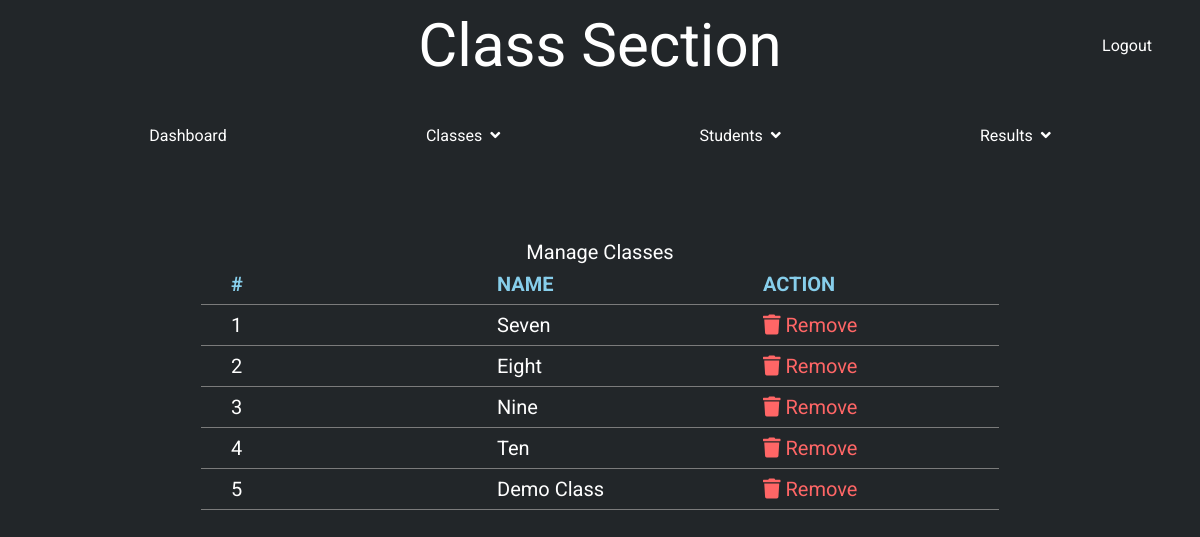
The page /manage_classes.php (signed in) on the database its author committed.
### tables this page shows
CREATE TABLE `class` (
  `name` varchar(30) NOT NULL,
  `id` int(3) NOT NULL
);

### manage_classes.php (the view, shortened to what this page needs)
<!DOCTYPE html>
<html lang="en">
<head>
    <link rel="stylesheet" href="css/home.css">
    <link rel="stylesheet" href="https://pro.fontawesome.com/releases/v5.10.0/css/all.css"/>
    <link rel="stylesheet" type='text/css' href="css/manage.css">
</head>
<body>
    <div class="title">
        <a href="dashboard.php"><img src="./images/logo1.png" alt="" class="logo"></a>
        <span class="heading">Class Section</span>
        <a href="logout.php" style="color: white; text-decoration:none;"><span class="fa fa-sign-out"></span> Logout</a>
    </div>
    <div class="nav">
        <ul>
            <li>
                <a href="dashboard.php">Dashboard</a>
            </li>
            <li class="dropdown" onclick="toggleDisplay('1')">
                <a href="" class="dropbtn">Classes &nbsp
                    <span class="fa fa-angle-down"></span>
                </a>
            </li>
            <li class="dropdown" onclick="toggleDisplay('2')">
                <a href="#" class="dropbtn">Students &nbsp
                    <span class="fa fa-angle-down"></span>
                </a>
            </li>
            <li class="dropdown" onclick="toggleDisplay('3')">
                <a href="#" class="dropbtn">Results &nbsp
                    <span class="fa fa-angle-down"></span>
                </a>
            </li>
        </ul>
    </div>
    <div class="main">
        <?php
            include('session.php');
            $sql = "SELECT `name`, `id` FROM `class`";
            $result = mysqli_query($conn, $sql);
            if (mysqli_num_rows($result) > 0) {
               echo "<table>
                <caption>Manage Classes</caption>
                <tr>
                <th>#</th>
                <th>NAME</th>
                <th>ACTION</th>
                </tr>";
                $cnt=1;
                while($row = mysqli_fetch_array($result))
                  {
                  echo "<tr>";
                  echo "<td>$cnt</td>";
                  echo "<td>" . $row['name'] . "</td>";
                  echo "<td><a href='delete-class.php?id=".$row['id']."' style='color:#F66; text-decoration:none;'><span class='fa fa-trash'></span> Remove</a></td>";
                  echo "</tr>";
                 $cnt++; }
                echo "</table>";
            } else {
                echo "0 results";
            }
        ?>
    </div>
</body>
</html>

### css/home.css (style rules this page uses)
body { margin: 0; font-family: "Roboto", sans-serif; background-color: #222629; color: white; }
.title { display: grid; grid-template-rows: 50px; grid-template-columns: 150px 1fr 150px; align-items: center; padding: 20px 0; text-align: center; }
.heading { font-size: 60px; }
.main { display: grid; align-items: center; font-size: 20px; padding-top: 80px; }
ul { list-style-type: none; margin: 20px 0 0 0; padding: 0; display: flex; overflow: hidden; justify-content: space-evenly; }
li a, .dropbtn { display: inline-block; text-decoration: none; color: white; height: 40px; display: flex; align-items: center; padding: 5px 50px; }
li.dropdown { display: inline-block; }

### css/manage.css (style rules this page uses)
.main { display: grid; justify-content: center; padding: 30px; }
.main table { margin: 50px auto; }
.main table, th, td { border-collapse: collapse; text-align: left; table-layout: fixed; padding: 8px 30px; width: 70%; }
.main th { color: #87ceeb; }
th, td { border-bottom: 1px solid #7b7b7b; }

### rows shown on the page
class: name "Seven"
class: name "Eight"
class: name "Nine"
class: name "Ten"
class: name "Demo Class"
